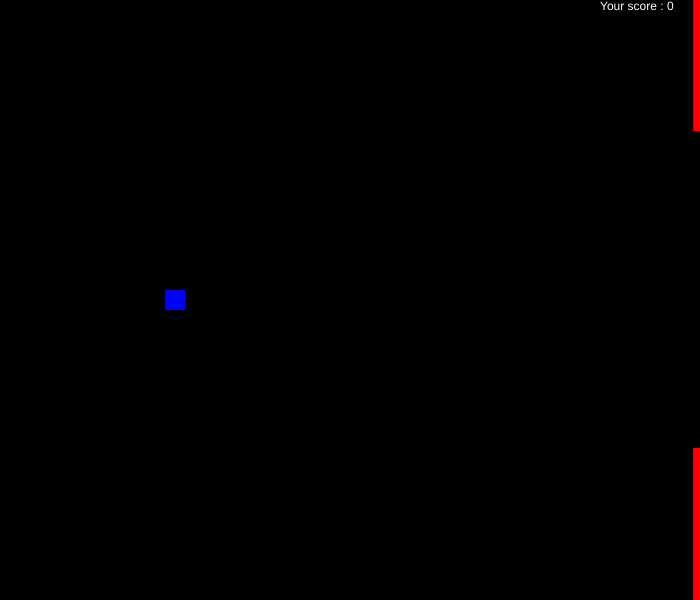
Frame 1 (no input)
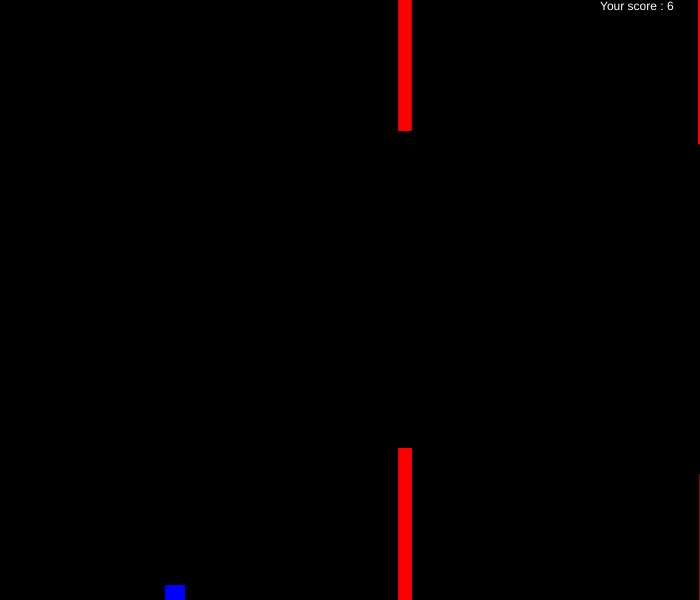
Frame 60 (no input)
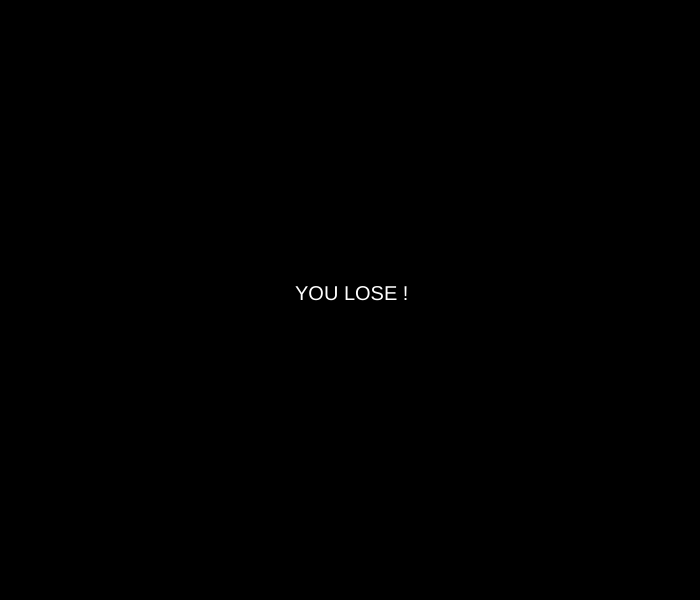
Frame 120 (the mouse pressed at the canvas centre since frame 60)

The p5.js sketch that drew these frames (run headless with seeded random() and noise() and a simulated clock; from frame 60 on, the mouse is pressed at the canvas centre):

// p5.js sketch
// ── sketch.js
var bird;
var top_pillar = [];
var bottom_pillar = [];
var gamestate = 1;
var score = 0;

function setup(){
  createCanvas(700, 600);

  bird = new Bird(width/4, height/2, 20, 20);

  for(var i = width; i < 2000; i += 300){
    top_pillar[i] = new Pillar(i, 0, random(10, 15), random(200, 500));
    bottom_pillar[i] = new Pillar(i, height, random(10, 15), random(200, 500));
  }
}

function draw(){
  background(0);
  
  if(gamestate === 1){
    fill("white");
    score += 0.1;
    text("Your score : " + round(score), 600, 10);

    bird.display();
    bird.move(5);

    if(bird.y >= height){
      bird.y = height;
    }

    if(keyIsDown(UP_ARROW)){
      bird.move(-8);
    }

    if(keyIsDown(DOWN_ARROW)){
      bird.move(2);
    }

    if(bird.y <= 0){
      bird.y = 0;
    }

    for(var i = width; i < 2000; i += 300){    
      top_pillar[i].display("red");
      top_pillar[i].move();
      bottom_pillar[i].display("red");
      bottom_pillar[i].move();

      if(top_pillar[i].x <= 0){
        top_pillar[i].x = width;
        top_pillar[i].height += 2;
      }

      if(bottom_pillar[i].x <= 0){
        bottom_pillar[i].x = width;
        bottom_pillar[i].height += 2;
      }

      if(top_pillar[i].IsTouching(bird) === true){
        gamestate = 0;
      }

      if(bottom_pillar[i].IsTouching(bird) === true){
        gamestate = 0;
      }
    }
  }

  if(gamestate === 0){
    fill("white");
    textSize(20);
    text("YOU LOSE !", 295, height/2);
  }
}
// ── Bird.js
function Bird(x, y, width, height){
    this.x = x;
    this.y = y;
    this.width = width;
    this.height = height;

    this.display = function(){
        push();
            fill("blue");
            noStroke();
            rectMode(CENTER);
            rect(this.x, this.y, this.width, this.height);
        pop();
    }

    this.move = function(yvel){
        this.y += yvel;
    }
}
// ── Pillar.js
function Pillar(x, y, width, height){
    this.x = x;
    this.y = y;
    this.width = width;
    this.height = height;
    this.velocityX = -5;

    this.display = function(colour){
        fill(colour);
        noStroke();
        rectMode(CENTER);
        rect(this.x, this.y, this.width, this.height);
    }

    this.move = function(){
        this.x += this.velocityX;
    }

    this.IsTouching = function(object){
        if(this.x - object.x < object.width/2 + this.width/2
        && object.x - this.x < object.width/2 + this.width/2
        && this.y - object.y < object.height/2 + this.height/2
        && object.y - this.y < object.height/2 + this.height/2){
            return true;
        }
        else{
            return false;
        }
    }

    this.stop = function(){
        this.velocityX = 0;
    }
}
